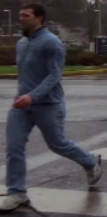
//> input picture CPP-work/Feature-Detection/Sample_detector/imgg2.PNG, 107 x 217 px
$ ./your_own_detector imgg2.PNG   (built with g++ and OpenCV 4)
//> lines starting //> are read from the running program, lines starting //| are printed output that depends on the picture; after the words box and inside, x2 and y2 are one past the last pixel; in counts of white or black regions, pixels touching at a corner belong together
//Use the OpenCV function cv::cornerEigenValsAndVecs to find the eigenvaluesand eigenvectors to determine if a pixel is a corner.
//Use the OpenCV function cv::cornerMinEigenVal to find the minimum eigenvalues for corner detection.
//Implement our own version of the Harris detector as well as the Shi - Tomasi detector, by using the two functions above.

#include "opencv2/highgui.hpp"
#include "opencv2/imgproc.hpp"
#include <iostream>
using namespace cv;
using namespace std;
Mat src, src_gray;
Mat myHarris_dst, myHarris_copy, Mc;
Mat myShiTomasi_dst, myShiTomasi_copy;
int myShiTomasi_qualityLevel = 50;
int myHarris_qualityLevel = 50;
int max_qualityLevel = 100;
double myHarris_minVal, myHarris_maxVal;
double myShiTomasi_minVal, myShiTomasi_maxVal;
RNG rng(12345);
const char* myHarris_window = "My Harris corner detector";
const char* myShiTomasi_window = "My Shi Tomasi corner detector";
void myShiTomasi_function(int, void*);
void myHarris_function(int, void*);
int main(int argc, char** argv)
{

    src = imread("E:/workspace/WFH/imgg2.png");
//> src is the input picture: 217 rows x 107 cols, CV_8UC3; mean B, G, R 77.5, 73.1, 76.3
    if (src.empty())
    {
        cout << "Could not open or find the image!\n" << endl;
        cout << "Usage: " << argv[0] << " <Input image>" << endl;
        return -1;
    }
    cvtColor(src, src_gray, COLOR_BGR2GRAY);
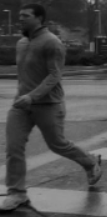
//> src_gray: 217 rows x 107 cols, CV_8UC1; min 1, max 173, mean 74.6
    int blockSize = 3, apertureSize = 3;
    cornerEigenValsAndVecs(src_gray, myHarris_dst, blockSize, apertureSize);
    /* calculate Mc */
    Mc = Mat(src_gray.size(), CV_32FC1);
    for (int i = 0; i < src_gray.rows; i++)
    {
        for (int j = 0; j < src_gray.cols; j++)
        {
            float lambda_1 = myHarris_dst.at<Vec6f>(i, j)[0];
            float lambda_2 = myHarris_dst.at<Vec6f>(i, j)[1];
            Mc.at<float>(i, j) = lambda_1 * lambda_2 - 0.04f * pow((lambda_1 + lambda_2), 2);
        }
    }
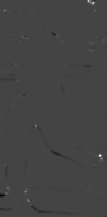
//> Mc: 217 rows x 107 cols, CV_32FC1; min -0.000325, max 0.000891, mean 5.53e-09; drawn with min black and max white
    minMaxLoc(Mc, &myHarris_minVal, &myHarris_maxVal);
//> myHarris_minVal = -0.000325; myHarris_maxVal = 0.000891
    /* Create Window and Trackbar */
    namedWindow(myHarris_window);
    createTrackbar("Quality Level:", myHarris_window, &myHarris_qualityLevel, max_qualityLevel, myHarris_function);
    myHarris_function(0, 0);
//> after the loop in myHarris_function, `for (int i = 0; i < src_gray.rows; i++)`:
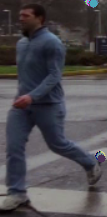
//> myHarris_copy: 217 rows x 107 cols, CV_8UC3; 0.78% of pixels changed, all inside (x1, y1, x2, y2) = (84, 0, 106, 163)
    cornerMinEigenVal(src_gray, myShiTomasi_dst, blockSize, apertureSize);
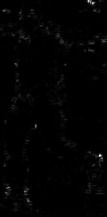
//> myShiTomasi_dst: 217 rows x 107 cols, CV_32FC1; min 0, max 0.0252, mean 0.000275; drawn with min black and max white
    minMaxLoc(myShiTomasi_dst, &myShiTomasi_minVal, &myShiTomasi_maxVal);
//> myShiTomasi_minVal = 0; myShiTomasi_maxVal = 0.0252
    /* Create Window and Trackbar */
    namedWindow(myShiTomasi_window);
    createTrackbar("Quality Level:", myShiTomasi_window, &myShiTomasi_qualityLevel, max_qualityLevel, myShiTomasi_function);
    myShiTomasi_function(0, 0);
    waitKey();
    return 0;
}
void myShiTomasi_function(int, void*)
{
    myShiTomasi_copy = src.clone();
    myShiTomasi_qualityLevel = MAX(myShiTomasi_qualityLevel, 1);
    for (int i = 0; i < src_gray.rows; i++)
    {
        for (int j = 0; j < src_gray.cols; j++)
        {
            if (myShiTomasi_dst.at<float>(i, j) > myShiTomasi_minVal + (myShiTomasi_maxVal - myShiTomasi_minVal) * myShiTomasi_qualityLevel / max_qualityLevel)
            {
                circle(myShiTomasi_copy, Point(j, i), 4, Scalar(rng.uniform(0, 256), rng.uniform(0, 256), rng.uniform(0, 256)), FILLED);
            }
        }
    }
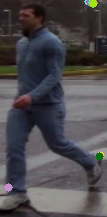
//> myShiTomasi_copy: 217 rows x 107 cols, CV_8UC3; 0.83% of pixels changed, all inside (x1, y1, x2, y2) = (4, 0, 105, 192)
    imshow(myShiTomasi_window, myShiTomasi_copy);
}
void myHarris_function(int, void*)
{
    myHarris_copy = src.clone();
    myHarris_qualityLevel = MAX(myHarris_qualityLevel, 1);
    for (int i = 0; i < src_gray.rows; i++)
    {
        for (int j = 0; j < src_gray.cols; j++)
        {
            if (Mc.at<float>(i, j) > myHarris_minVal + (myHarris_maxVal - myHarris_minVal) * myHarris_qualityLevel / max_qualityLevel)
            {
                circle(myHarris_copy, Point(j, i), 4, Scalar(rng.uniform(0, 256), rng.uniform(0, 256), rng.uniform(0, 256)), FILLED);
            }
        }
    }
    imshow(myHarris_window, myHarris_copy);
}
